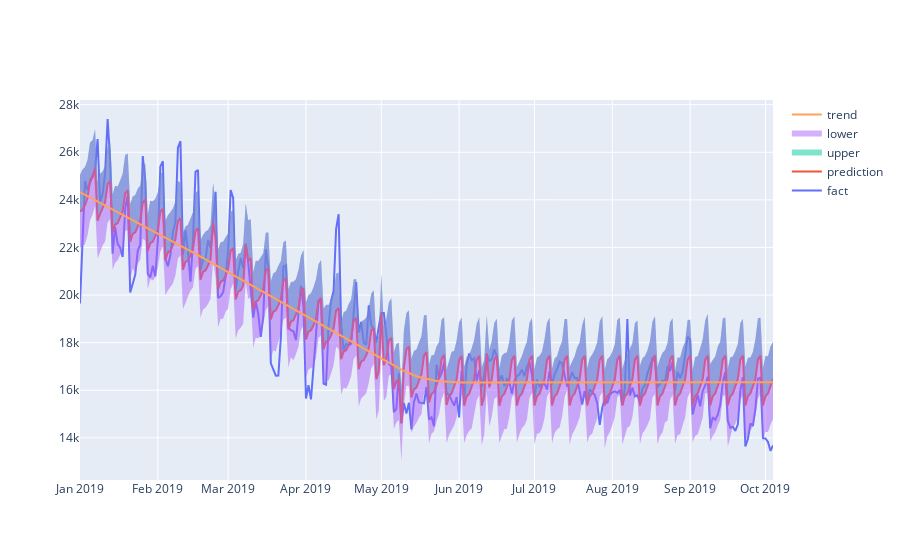

The cell this chart's notebook holds for it:
### Code cell
# Рисуем график с границами прогноза
from plotly.offline import download_plotlyjs, init_notebook_mode, plot, iplot
import plotly.graph_objs as go
init_notebook_mode(connected = True)

iplot([
    go.Scatter(x=df['ds'], y=df['y'], name='fact'),
    go.Scatter(x=forecast['ds'], y=forecast['yhat'], name='prediction'),
    go.Scatter(x=forecast['ds'], y=forecast['yhat_upper'], fill='tonexty', mode='none', name='upper'),
    go.Scatter(x=forecast['ds'], y=forecast['yhat_lower'], fill='tonexty', mode='none', name='lower'),
    go.Scatter(x=forecast['ds'], y=forecast['trend'], name='trend')
])

### Figure 1 — Plotly figure (JSON) as saved in the notebook; plotly's stock layout.template omitted (floating-point values rounded to 4 significant figures; data arrays with more than 128 entries replaced by an {"elided": "..."} marker saying what was removed)
{"data": [{"y": {"elided": "277 int values"}, "x": {"elided": "277 str values"}, "type": "scatter", "name": "fact"}, {"y": {"elided": "277 float values"}, "x": {"elided": "277 str values"}, "type": "scatter", "name": "prediction"}, {"name": "upper", "mode": "none", "y": {"elided": "277 float values"}, "x": {"elided": "277 str values"}, "type": "scatter", "fill": "tonexty"}, {"name": "lower", "mode": "none", "y": {"elided": "277 float values"}, "x": {"elided": "277 str values"}, "type": "scatter", "fill": "tonexty"}, {"y": {"elided": "277 float values"}, "x": {"elided": "277 str values"}, "type": "scatter", "name": "trend"}], "layout": {}}
